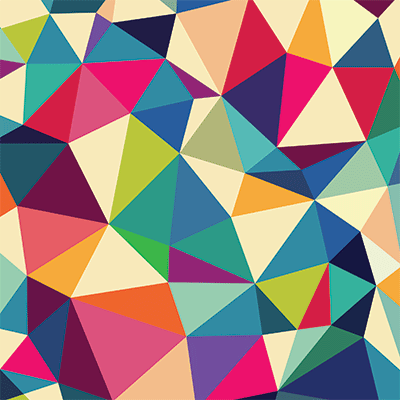
#> input picture test/testimage.png, 400 x 400 px
$ python example.py
#> lines starting #> are read from the running program, lines starting #| are printed output that depends on the picture
#!/usr/bin/env python

import os
import numpy as np
from PIL import Image
import scipy.fftpack as spfft
import scipy.ndimage as spimg
import matplotlib.pyplot as plt
from pylbfgs import owlqn


# Evaluation method (always use #1)
# 1: in-memory dct2 version (fast, efficient for all size images)
# 2: in-memory kron version (fast, but only for images smaller than 100x100)
# 3: file-based kron version (experimental, slow, lots of disk
#    space required [Order(rows x cols x samples)])
EVAL_METHOD = 1

# Fraction to scale the original image
SCALE = 0.5

# Fraction of the scaled image to randomly sample
SAMPLE = 0.2

# Coeefficient for the L1 norm of variables (see OWL-QN algorithm)
ORTHANTWISE_C = 5

# File paths
ORIG_IMAGE_PATH = 'test/testimage.png'
A_FILE_PATH = 'test/a_matrix.npy'
B_FILE_PATH = 'test/b_vector.npy'


# [49 lines left out: functions dct2, idct2, kron_rows, progress, not called in this run]


_image_dims = None  # track target image dimensions here
_ri_vector = None  # reference the random sampling indices here
_b_vector = None  # reference the sampled vector b here


# [33 lines left out: function evaluate, not called in this run]


_A_matrix = None  # reference the dct matrix operator A here


# [48 lines left out: functions evaluate_kron, evaluate_kron_from_file, not called in this run]


def main():

    global _b_vector, _A_matrix, _image_dims, _ri_vector

    # read image in grayscale, then downscale it
    Xorig = Image.open(ORIG_IMAGE_PATH).convert('L')
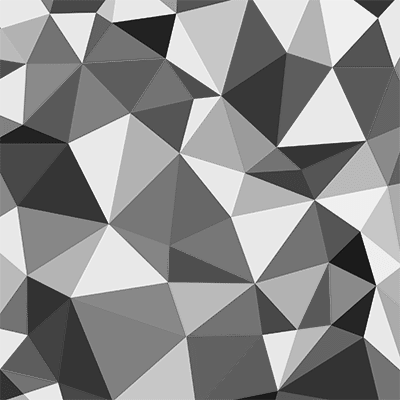
#> Xorig: PIL image 400x400 L; min 20, max 247, mean 139.5
    Xorig = np.array(Xorig, dtype=float)  # convert to float
#> Xorig: shape (400, 400) float64
    print('Original image shape: {}'.format(Xorig.shape))
#| Original image shape: (400, 400)
    X = spimg.zoom(Xorig, SCALE)
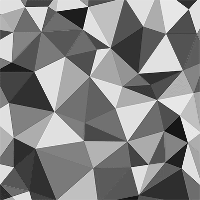
#> X: shape (200, 200) float64; min 3.68, max 263, mean 139.6; drawn with min black and max white
    ny, nx = X.shape
#> ny = 200; nx = 200

    # take random samples of image, store them in a vector b
    k = round(nx * ny * SAMPLE)
#> k = 8000
    ri = np.random.choice(nx*ny, k, replace=False)  # random sample of indices
    b = X.T.flat[ri].astype(float)  # important: cast to 64 bit
#> b = 8000 values, max 263 at index 31, min 14.23 at index 4803, mean 140.1

    if EVAL_METHOD == 1:

        # This method evaluates the objective function sum((Ax-b).^2) and its
        # gradient without ever actually generating A (which can be massive).
        # Our ability to do this stems from our knowledge that Ax is just the
        # sampled idct2 of the spectral image (x in matrix form).

        # save image dims, sampling vector, and b vector and to global vars
        _image_dims = (ny, nx)
        _ri_vector = ri
        _b_vector = np.expand_dims(b, axis=1)

        # perform the L1 minimization in memory
        Xat2 = owlqn(nx*ny, evaluate, progress, ORTHANTWISE_C)

    elif EVAL_METHOD == 2:

        # This method computes a dct2 matrix operator A (a kronecker product)
        # and uses it directly to evaluate the objective function. However,
        # as the size of the target image gets bigger, A gets unmanageable.

        # save refs to global vars
        _b_vector = np.expand_dims(b, axis=1)
        _A_matrix = kron_rows(
            spfft.idct(np.identity(nx), norm='ortho', axis=0),
            spfft.idct(np.identity(ny), norm='ortho', axis=0),
            ri
            )

        # perform the L1 minimization in memory
        Xat2 = owlqn(nx*ny, evaluate_kron, progress, ORTHANTWISE_C)

    elif EVAL_METHOD == 3:

        # This method computes a dct2 matrix operator A (a kronecker product),
        # potentially very large, and saves it to file. The evaluation method
        # then loads the data from file each time it is called to perform the
        # calculations. This method is very memory efficient, however the
        # kronecker matrix grows on an order of (nx*ny)^2, so the file can
        # become massive. I/O operations also slow this method down
        # considerably.
        # Don't use this method -- it is here mainly for education.

        # save the b samples to file
        with open(B_FILE_PATH, 'wb') as f:
            print('Writing {} values to {}'.format(k, B_FILE_PATH))
            b.tofile(f)

        # create dct matrix operator A, saving it directly to file
        try:
            os.remove(A_FILE_PATH)
        except:
            pass
        with open(A_FILE_PATH, 'w+b') as f:
            print('Writing {} values to {}'.format(nx * ny * k, A_FILE_PATH))
            kron_rows(
                spfft.idct(np.identity(nx), norm='ortho', axis=0),
                spfft.idct(np.identity(ny), norm='ortho', axis=0),
                ri, f
                )

        # perform the L1 minimization from file
        Xat2 = owlqn(nx*ny, evaluate_kron_from_file, progress, ORTHANTWISE_C)

    # transform the output back into the spatial domain
    Xat = Xat2.reshape(nx, ny).T  # stack columns
    Xa = idct2(Xat)

    # create images of mask (for visualization)
    mask = np.zeros(X.shape)
    mask.T.flat[ri] = 255
    Xm = 255 * np.ones(X.shape)
    Xm.T.flat[ri] = X.T.flat[ri]

    # display the result
    f, ax = plt.subplots(1, 3, figsize=(14, 4))
    ax[0].imshow(X, cmap='hot', interpolation='none')
    ax[1].imshow(Xm, cmap='hot', interpolation='none')
    ax[2].imshow(Xa, cmap='hot', interpolation='none')
    plt.show()


if __name__ == '__main__':
    main()
#> (the call stopped at in main, `Xat2 = owlqn(nx*ny, evaluate, progress, ORTHANTWISE_C)`: pylbfgs is not available in this run)

$ run again, with test/input_image.png copied over test/testimage.png
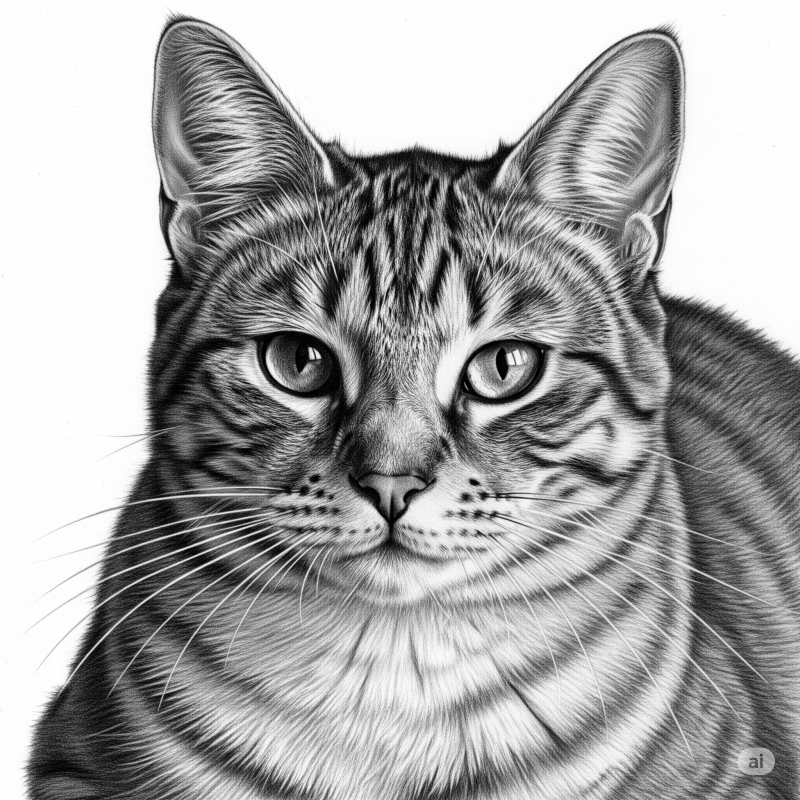
#> input picture test/input_image.png, 800 x 800 px
#> in main, Xorig is the input picture: PIL image 800x800 L; min 0, max 255, mean 167.1
#> Xorig: shape (800, 800) float64
#| Original image shape: (800, 800)
#> in main, `X = spimg.zoom(Xorig, SCALE)`:
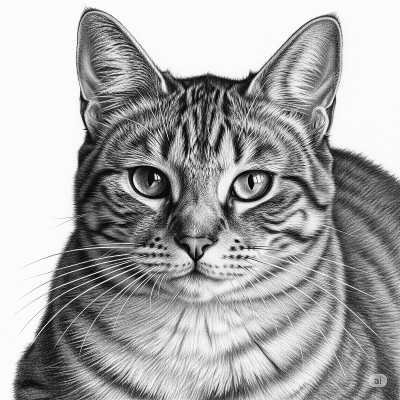
#> X: shape (400, 400) float64; min -8.52, max 257, mean 167.2; drawn with min black and max white
